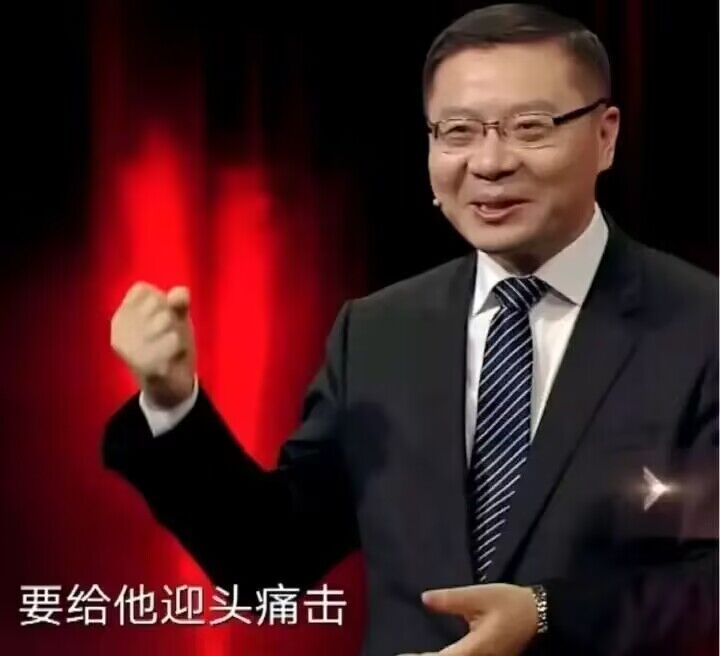
#> input picture yttj.png, 720 x 656 px, found by its file name
$ python main.py
#> lines starting #> are read from the running program, lines starting #| are printed output that depends on the picture
import cv2
import imutils
import numpy as np


image = cv2.imread('D://yttj.png')
#> image is the input picture: shape (656, 720, 3); mean B, G, R 30.6, 29, 65.3
gray_img = cv2.cvtColor(image, cv2.COLOR_BGR2GRAY)
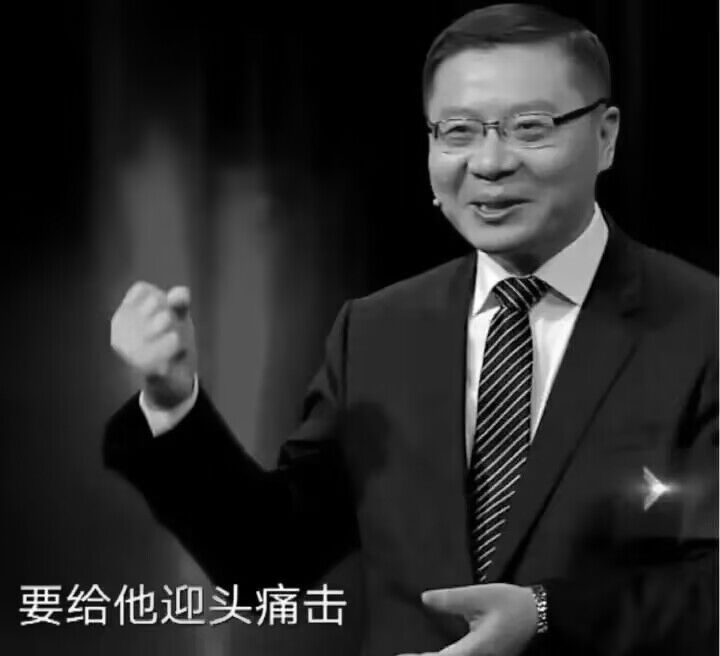
#> gray_img: shape (656, 720); min 0, max 255, mean 40

# 在灰度图进行分段线性对比度拉伸
# 此种方式变换函数把灰度级由原来的线性拉伸到整个范围[0, 255]
r_min, r_max = 255, 0
for i in range(gray_img.shape[0]):
    for j in range(gray_img.shape[1]):
        if gray_img[i, j] > r_max:
            r_max = gray_img[i, j]
        if gray_img[i, j] < r_min:
            r_min = gray_img[i, j]
#> after the loop, r_max = 255; r_min = 0
r1, s1 = r_min, 0
#> r1 = 0; s1 = 0
r2, s2 = r_max, 255
#> r2 = 255; s2 = 255

precewise_img = np.zeros((gray_img.shape[0], gray_img.shape[1]), dtype=np.uint8)
k1 = s1 / r1
#> k1 = nan
k3 = (255 - s2) / (255 - r2)
#> k3 = nan
k2 = (s2 - s1) / (r2 - r1)
#> k2 = 1
for i in range(gray_img.shape[0]):
    for j in range(gray_img.shape[1]):
        if r1 <= gray_img[i, j] <= r2:
            precewise_img[i, j] = k2 * (gray_img[i, j] - r1)
        elif gray_img[i, j] < r1:
            precewise_img[i, j] = k1 * gray_img[i, j]
        elif gray_img[i, j] > r2:
            precewise_img[i, j] = k3 * (gray_img[i, j] - r2)

cv2.imshow('origin image', imutils.resize(image, 480))
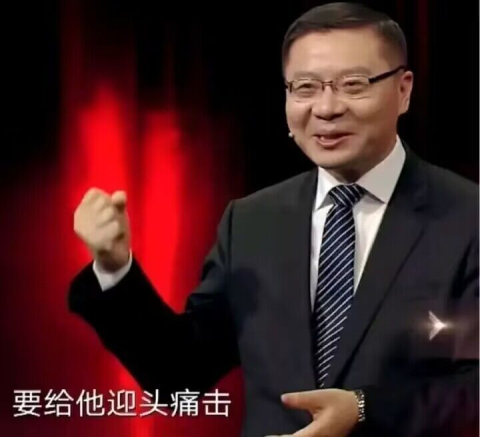
#> window 'origin image': shape (437, 480, 3); mean B, G, R 30.6, 29, 65.3
cv2.imshow('gray image', imutils.resize(gray_img, 480))
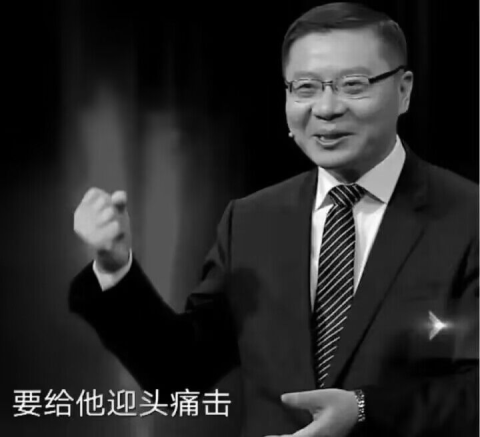
#> window 'gray image': shape (437, 480); min 0, max 254, mean 40
cv2.imshow('precewise image', imutils.resize(precewise_img, 480))
if cv2.waitKey(0) == 27:
#> (key Esc is pressed here)
    cv2.destroyAllWindows()
